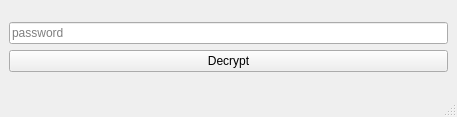
<?xml version="1.0" encoding="UTF-8"?>
<ui version="4.0">
 <class>MainWindow</class>
 <widget class="QMainWindow" name="MainWindow">
  <property name="geometry">
   <rect>
    <x>0</x>
    <y>0</y>
    <width>457</width>
    <height>117</height>
   </rect>
  </property>
  <property name="windowTitle">
   <string>MainWindow</string>
  </property>
  <widget class="QWidget" name="centralwidget">
   <layout class="QGridLayout" name="gridLayout">
    <item row="0" column="0">
     <layout class="QVBoxLayout" name="verticalLayout">
      <item>
       <widget class="QLineEdit" name="decrypt_password_line_edit">
        <property name="echoMode">
         <enum>QLineEdit::Password</enum>
        </property>
        <property name="placeholderText">
         <string>password</string>
        </property>
       </widget>
      </item>
      <item>
       <widget class="QPushButton" name="decrypt_button">
        <property name="text">
         <string>Decrypt</string>
        </property>
       </widget>
      </item>
     </layout>
    </item>
   </layout>
  </widget>
  <widget class="QStatusBar" name="statusbar"/>
 </widget>
 <resources/>
 <connections/>
</ui>
